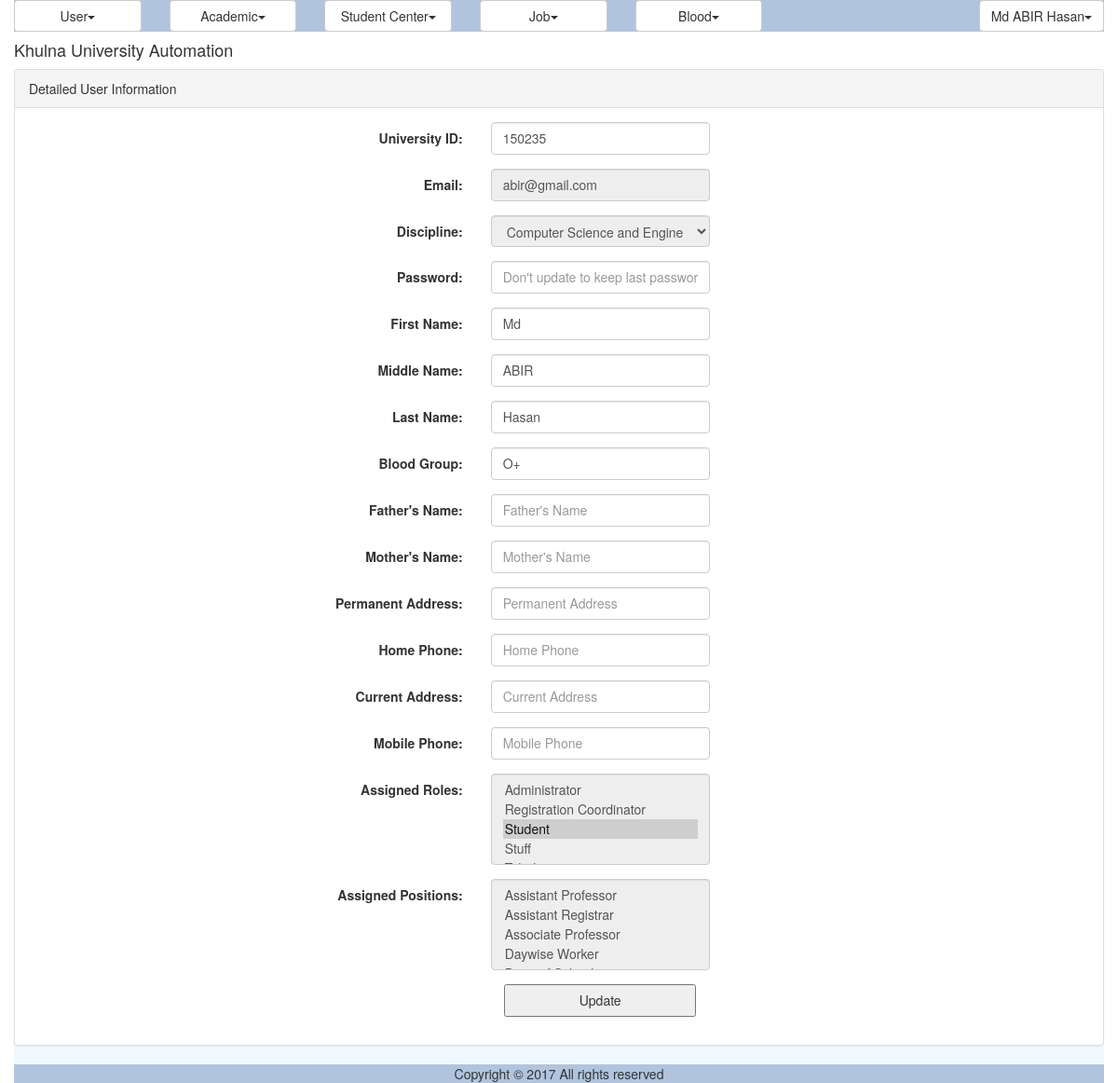
The page /dgted/user_details.php (signed in) on the database its author committed.
### tables this page shows
CREATE TABLE IF NOT EXISTS `ums_user` (
  `ID` varchar(40) NOT NULL,
  `UniversityID` varchar(20) NOT NULL,
  `Email` varchar(50) NOT NULL,
  `Password` varchar(255) NOT NULL,
  `FirstName` varchar(50) DEFAULT NULL,
  `MiddleName` varchar(50) DEFAULT NULL,
  `LastName` varchar(50) DEFAULT NULL,
  `DisciplineID` varchar(40) DEFAULT NULL,
  `Status` varchar(20) DEFAULT NULL,
  `IsLogged` varchar(10) DEFAULT NULL,
  `IsArchived` varchar(10) DEFAULT NULL,
  `IsDeleted` varchar(10) DEFAULT NULL,
  PRIMARY KEY (`ID`),
  UNIQUE KEY `Email` (`Email`),
  UNIQUE KEY `UniversityID` (`UniversityID`)
);

CREATE TABLE IF NOT EXISTS `ums_user_details` (
  `ID` varchar(40) NOT NULL,
  `FatherName` varchar(100) DEFAULT NULL,
  `MotherName` varchar(100) DEFAULT NULL,
  `PermanentAddress` varchar(200) DEFAULT NULL,
  `HomePhone` varchar(20) DEFAULT NULL,
  `CurrentAddress` varchar(200) DEFAULT NULL,
  `MobilePhone` varchar(20) DEFAULT NULL,
  `blood_group` varchar(20) DEFAULT NULL,
  PRIMARY KEY (`ID`)
);

CREATE TABLE IF NOT EXISTS `ums_role` (
  `ID` varchar(40) NOT NULL,
  `Name` varchar(50) NOT NULL,
  PRIMARY KEY (`ID`)
);

### dgted/modules/user/ui/view.user_details.inc (the view, shortened to what the rows shown need)
<?php
include_once COMMON.'class.common.inc';
include_once 'blade/view.user_details.blade.inc';
?>
<div class="panel panel-default">
    <div class="panel-heading">Detailed User Information</div>
    <div class="panel-body">
	<div id="form">
		<form method="post" class="form-horizontal">
			<div class="form-group">
              	<label class="control-label col-sm-4" for="txtUniversityID">University ID:</label>
              	<div class="col-sm-6">
              	<input type="text" name="txtUniversityID" class="form-control" placeholder="University Identity" value="<?php echo $userPositions->getUniversityID(); ?>" required/>
			  	</div>
			</div>
			<div class="form-group">
              	<label class="control-label col-sm-4" for="txtEmail">Email:</label>
              	<div class="col-sm-6">
			  	<input type="email" name="txtEmail" class="form-control" placeholder="Email Address" value="<?php echo $userPositions->getEmail(); ?>" readonly/>
			  	</div>
			</div>
			<div class="form-group">
              	<label class="control-label col-sm-4" for="selectDiscipline">Discipline:</label>
              	<div class="col-sm-6">
							<?php
							$Result = $_DisciplineBAO->getAllDisciplines();
							if ($Result->getIsSuccess())
								$DisciplineList = $Result->getResultObject();
							?>
							<select name="selectDiscipline" class="form-control" readonly>
								<?php
								for ($i = 0; $i<sizeof($DisciplineList); $i++){
									$Discipline = $DisciplineList[$i];
									?>
									<?php
										if ($userPositions->getDiscipline()->getID() == $Discipline->getID() ){
											?>
											<option selected value = "<?php echo $Discipline->getID();?>" > <?php echo $Discipline->getName();?>
											</option>
											<?php
										}
										else {
											?>
											<option value="<?php echo $Discipline->getID();?>" > <?php echo $Discipline->getName(); ?>
											</option>
											<?php
										}
								}
								?>
							</select>
				</div>
			</div>
			<div class="form-group">
              	<label class="control-label col-sm-4" for="txtPassword">Password:</label>
              	<div class="col-sm-6">
				<input type="password" name="txtPassword" class="form-control" placeholder="Don't update to keep last password"/>
				</div>
			</div>
			<div class="form-group">
              	<label class="control-label col-sm-4" for="txtFirstName">First Name:</label>
              	<div class="col-sm-6">
				<input type="text" name="txtFirstName" class="form-control" placeholder="First Name" value="<?php echo $userPositions->getFirstName(); ?>" required/>
				</div>
			</div>
			<div class="form-group">
              	<label class="control-label col-sm-4" for="txtMiddleName">Middle Name:</label>
              	<div class="col-sm-6">
				<input type="text" name="txtMiddleName" class="form-control" placeholder="Middle Name"
				value="<?php
					 echo $userPositions->getMiddleName();  ?>"
				/>
				</div>
			</div>
			<div class="form-group">
              	<label class="control-label col-sm-4" for="txtLastName">Last Name:</label>
              	<div class="col-sm-6">
				<input type="text" name="txtLastName" class="form-control" placeholder="Last Name" value="<?php echo $userPositions->getLastName(); ?>" required/>
				</div>
			</div>
			<div class="form-group">
              	<label class="control-label col-sm-4" for="Blood">Blood Group:</label>
              	<div class="col-sm-6">
				<input type="text" name="Blood" class="form-control" placeholder="Blood" value="<?php echo $userDetails->getBlood(); ?>" required/>
				</div>
			</div>
			<div class="form-group">
              	<label class="control-label col-sm-4" for="txtFatherName">Father's Name:</label>
              	<div class="col-sm-6">
				<input type="text" name="txtFatherName" class="form-control" placeholder="Father's Name" value="<?php echo $userDetails->getFatherName(); ?>" required/>
				</div>
			</div>
			<div class="form-group">
              	<label class="control-label col-sm-4" for="txtMotherName">Mother's Name:</label>
              	<div class="col-sm-6">
				<input type="text" name="txtMotherName" class="form-control" placeholder="Mother's Name" value="<?php echo $userDetails->getMotherName(); ?>" required/>
				</div>
			</div>
			<div class="form-group">
              	<label class="control-label col-sm-4" for="txtPermanentAddress">Permanent Address:</label>
              	<div class="col-sm-6">
				<input type="text" name="txtPermanentAddress" class="form-control" placeholder="Permanent Address" value="<?php echo $userDetails->getPermanentAddress(); ?>" required/>
				</div>
			</div>
			<div class="form-group">
              	<label class="control-label col-sm-4" for="txtHomePhone">Home Phone:</label>
              	<div class="col-sm-6">
				<input type="text" name="txtHomePhone" class="form-control" placeholder="Home Phone" value="<?php echo $userDetails->getHomePhone(); ?>" required/>
				</div>
			</div>
			<div class="form-group">
              	<label class="control-label col-sm-4" for="txtCurrentAddress">Current Address:</label>
              	<div class="col-sm-6">
				<input type="text" name="txtCurrentAddress" class="form-control" placeholder="Current Address" value="<?php echo $userDetails->getCurrentAddress(); ?>" required/>
				</div>
			</div>
			<div class="form-group">
              	<label class="control-label col-sm-4" for="txtMobilePhone">Mobile Phone:</label>
              	<div class="col-sm-6">
				<input type="text" name="txtMobilePhone" class="form-control" placeholder="Mobile Phone" value="<?php echo $userDetails->getMobilePhone(); ?>" required/>
				</div>
			</div>
			<div class="form-group">
              	<label class="control-label col-sm-4" for="assignedRoles">Assigned Roles:</label>
              	<div class="col-sm-6">
						    <?php
						    $var = '<select name="assignedRoles[]" class="form-control" id="select-from-roles" multiple readonly>';
							$Result = $_RoleBAO->getAllRoles();
							if($Result->getIsSuccess()){
								$Roles = $Result->getResultObject();
						       for ($i=0; $i < sizeof($Roles); $i++) {
						       		$Role = $Roles[$i];
						    		$var = $var. '<option value="'.$Role->getID().'"';
						       		if(isRoleAvailable($Role,$userPositions->getRoles())) {
						          		$var = $var.' selected="selected"';
						          	}
						          	$var = $var.'>'.$Role->getName().'</option>';
								}
								$var = $var.'</select>';
							}
							echo $var;
							?>
				</div>
			</div>
			<div class="form-group">
              	<label class="control-label col-sm-4" for="assignedPositions">Assigned Positions:</label>
              	<div class="col-sm-6">
						    <?php
						    $var = '<select name="assignedPositions[]" class="form-control" id="select-from-positions" multiple readonly>';
							$Result = $_PositionBAO->getAllPositions();
							if($Result->getIsSuccess()){
								$Positions = $Result->getResultObject();
						       for ($i=0; $i < sizeof($Positions); $i++) {
						       		$Position = $Positions[$i];
						    		$var = $var. '<option value="'.$Position->getID().'"';
						          	$var = $var.'>'.$Position->getName().'</option>';
								}
								$var = $var.'</select>';
							}
							echo $var;
							?>
				</div>
			</div>
	        <div class="form-group">
              <div class="col-sm-offset-2 col-sm-10">
					<button type="submit" value="update" name="update">Update</button>
			   </div>
            </div>
		</form>
	</div>
	</div>
</div>

### rows shown on the page
ums_user: txtUniversityID "150235", txtEmail "abir@gmail.com", txtFirstName "Md", txtMiddleName "ABIR", txtLastName "Hasan"
ums_user_details: Blood "O+"
ums_role: Name "Administrator / Registration Coordinator / Student ☑ / Stuff"

### other values the page prints
$globalMenu[$i]->getTitle() "User Academic Student Center Job Blood"
$CurrentUser->getFullName() "Md ABIR Hasan"
form field selectDiscipline "Computer Science and Engineering"
